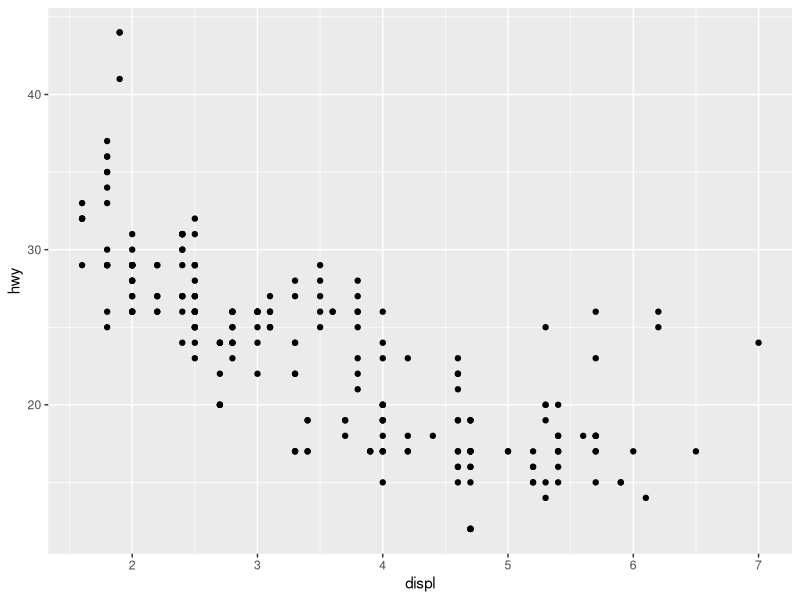
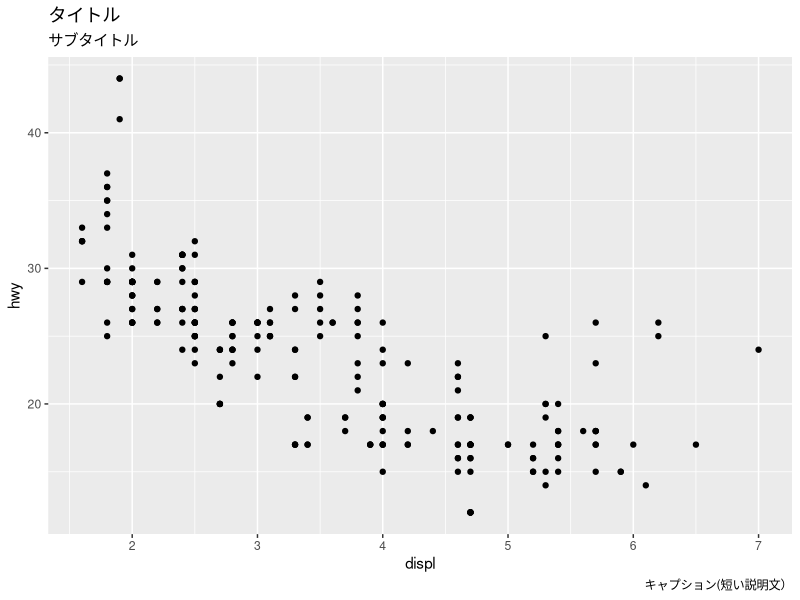
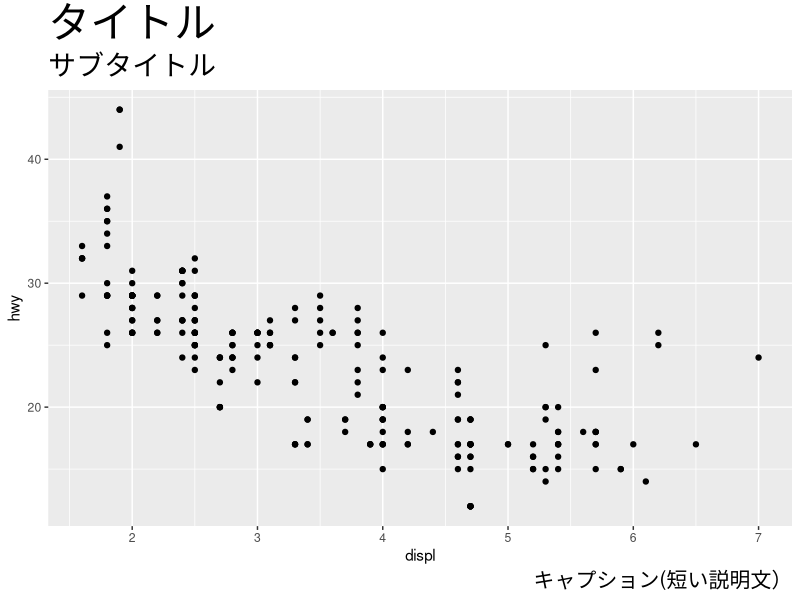
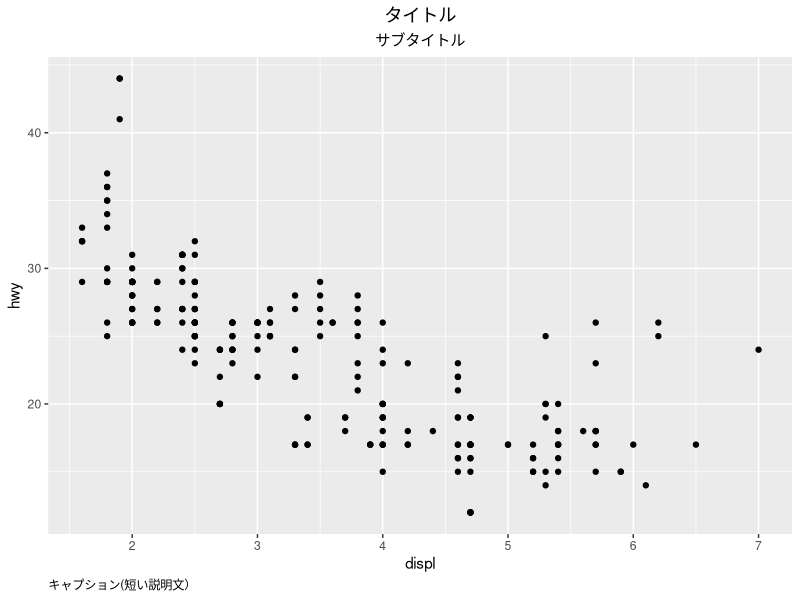
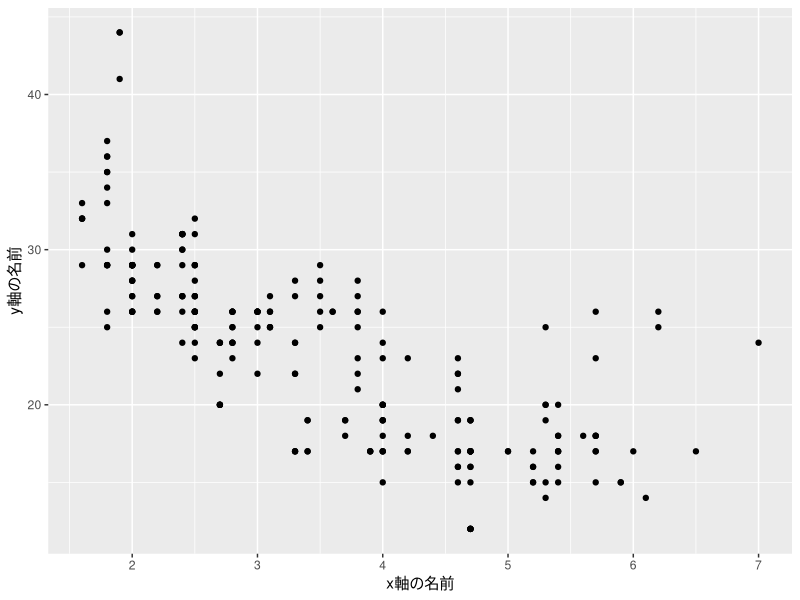
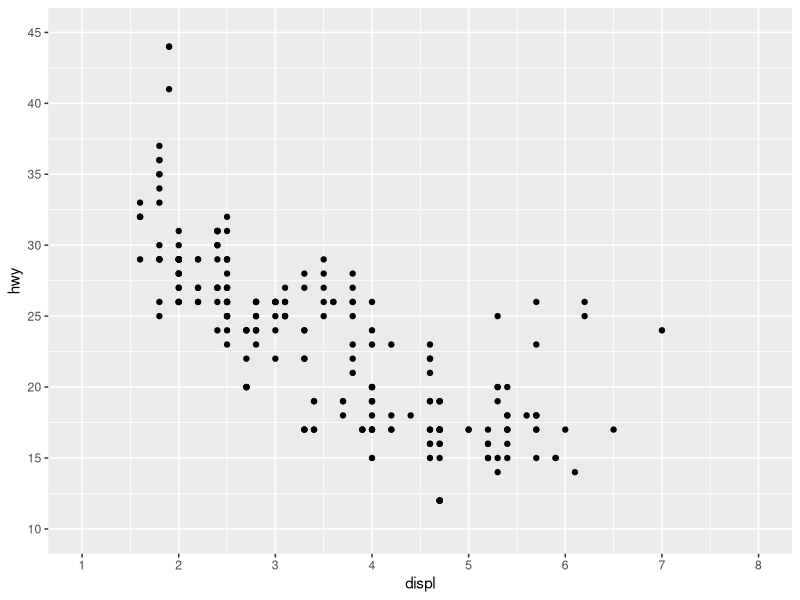
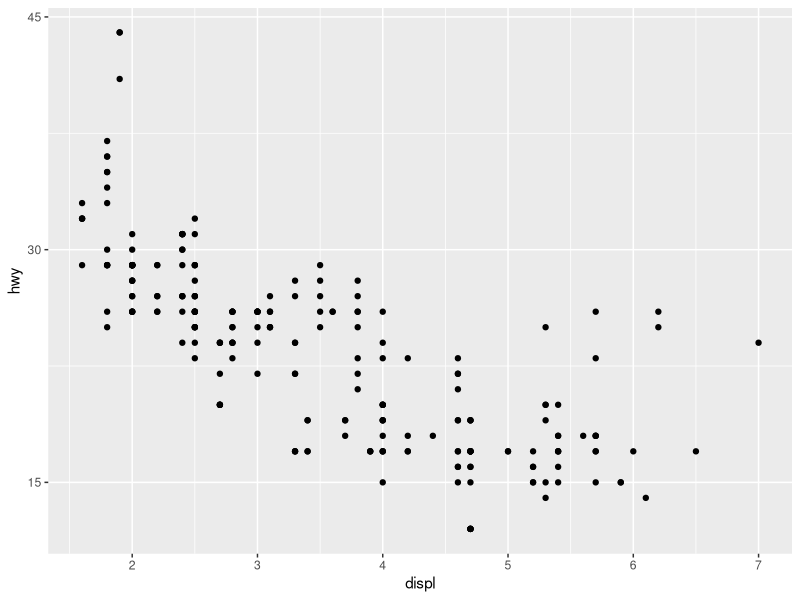
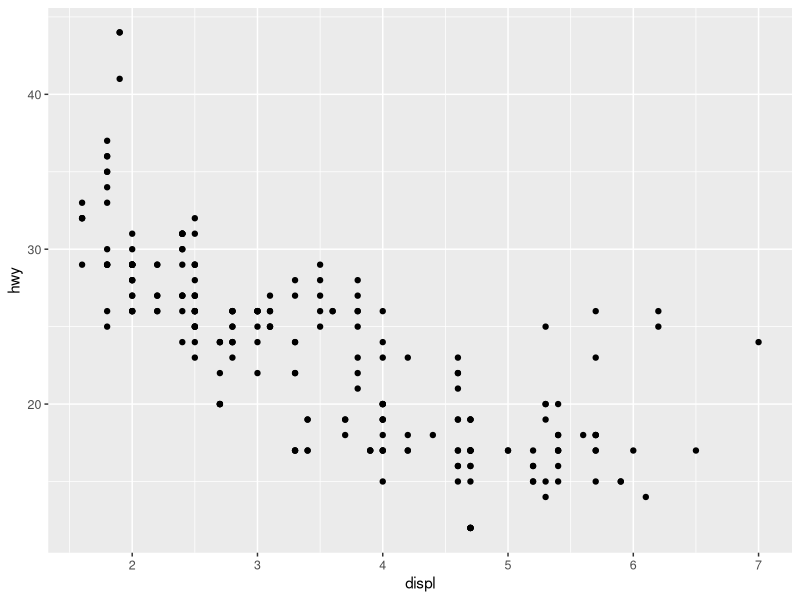

Here is the R script that generated these plots, in order:
## ---- chunk 1
knitr::opts_chunk$set(echo = TRUE, warning = FALSE, message = FALSE)
## ---- chunk 2
library(tidyverse)
## ---- chunk 3
p <- 
ggplot(mpg, aes(x = displ, y = hwy)) +
  geom_point()
p 
## ---- chunk 4
p +
  labs(
    title = "タイトル",
    subtitle = "サブタイトル",
    caption = "キャプション(短い説明文）"
       )
## ---- chunk 5
p +
  labs(
    title = "タイトル",
    subtitle = "サブタイトル",
    caption = "キャプション(短い説明文）"
       ) +
  theme(
    plot.title    = element_text(size = 30),
    plot.subtitle = element_text(size = 20),
    plot.caption  = element_text(size = 15)
  )
## ---- chunk 6
p +
  labs(
    title = "タイトル",
    subtitle = "サブタイトル",
    caption = "キャプション(短い説明文）"
       ) +
  theme(
    plot.title    = element_text(hjust = 0.5),   # 水平方向0-1の範囲で相対的な位置を指定
    plot.subtitle    = element_text(hjust = 0.5),
    plot.caption  = element_text(hjust = 0)
  )
## ---- chunk 7
p +
  labs(
    x = "x軸の名前",
    y = "y軸の名前"
       )
## ---- chunk 8
mpg %>% 
  select(displ, hwy) %>% # displとhwyを選んでsummary()に渡す
  summary()
## ---- chunk 9
p +
  scale_x_continuous(
    breaks = seq(from = 1, to = 8, by = 1), # 1から8まで1ずつ増える
    limits = c(1, 8)) +                     # 1を表示したい場合
  scale_y_continuous(
    breaks = seq(from = 10, to = 45, by = 5), # 10から45まで5ずつ増える
    limits = c(10, 45))
## ---- chunk 10
p +
  scale_y_continuous(
    breaks = c(15, 30, 45))       
## ---- chunk 11
p +
  theme(axis.text = element_text(size = 9)) # 単位はpt

p +
  theme(axis.text = element_text(size = 12)) # 単位はpt

p +
  theme(axis.text = element_text(size = 16)) # 単位はpt

## ---- chunk 12
p +
  geom_hline(yintercept = 30,     # 座標の位置
             linetype = "dotted", # 点線
             color = "red",       # 色
             size = 1)            # 大きさ

## ---- chunk 13
p +
  geom_vline(xintercept = 5,
             linetype = "dotted",
             color = "red",
             size = 1)

## ---- chunk 14
p +
  annotate(geom = "text",
           x = 5, y = 35,  # テキストの中心座標位置
           label = "ここにテキスト",
           color = "blue",
           size = 10)
## ---- chunk 15
# 相関係数の計算
corc <- 
  cor(mpg$displ, mpg$hwy) %>% 
  round(2)
 
p +
  annotate("text",
           label = str_c("r = ", corc), # 相関係数の代入 
           x = 6, y = 40,
           size = 6)
  
## ---- chunk 16
p +
  theme_bw()
## ---- chunk 17
p +
  theme_classic()
## ---- chunk 18
pc <- 
ggplot(mpg) +
  geom_point(aes(displ, hwy,
                 color = class))

pc 
## ---- chunk 19
pc +
  scale_color_manual(values = c("red", "green", "blue", "yellow", "pink", "black", "brown"))
## ---- chunk 20
pc +
  scale_color_manual(values = c("red", "green", "blue", "yellow", "pink", "black", "brown"),
                     labels = c("二人乗り","小型","中型","ミニバン","貨物","サブコンパクト","SUV"))
## ---- chunk 21
pc +
 theme(legend.position = "bottom")

## ---- chunk 22
pc +
 theme(legend.position = "none")

## ---- chunk 23
pc +
 theme(legend.position = c(.70, .80),
       legend.direction = "horizontal")

## ---- chunk 24
pc +
 theme(legend.position = "bottom") +
 guides(color = guide_legend(nrow = 1))  

## ---- chunk 25
pc +
  facet_wrap(vars(class))
## ---- chunk 26
pc +
  facet_wrap(vars(class),
             ncol = 2)
